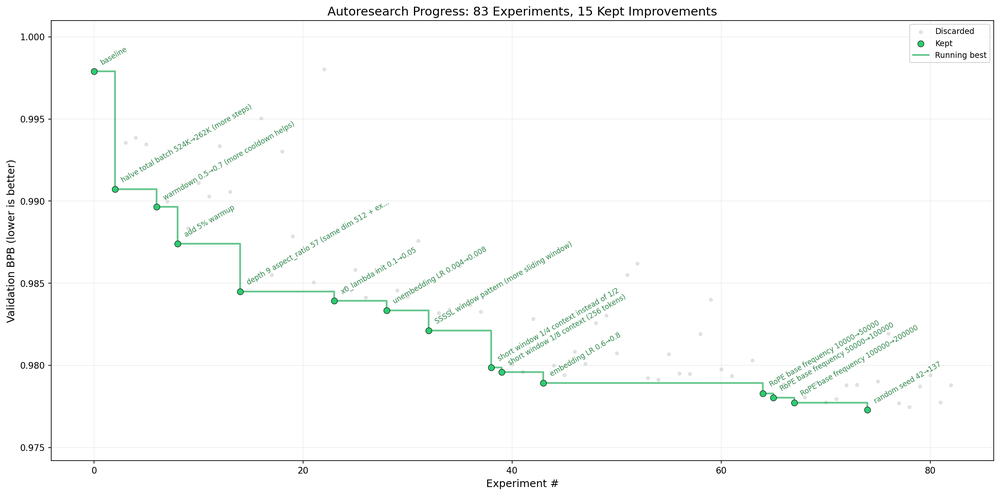
#> input picture progress.png, 1000 x 495 px, shrunk from 2382 x 1180 before the run
$ python blur_kernel_recovery.py --target ../../../../progress.png --clean ../../../../progress.png
#> lines starting #> are read from the running program, lines starting #| are printed output that depends on the picture; after the words box and inside, x2 and y2 are one past the last pixel; in counts of white or black regions, pixels touching at a corner belong together
#!/usr/bin/env python3
"""
模糊图像系统性自动分类 — 两阶段信号处理架构

阶段一: 物理模糊核提取
  1. 汉宁加窗 (消除 FFT 边界泄露)
  2. 梯度算子 (提取边缘, 屏蔽低频结构)
  3. 联合梯度域维纳反卷积 (解耦图像内容, 提取 2D 空间核)

阶段二: 统计特征降维 + 决策树分类
  1. PCA Ratio (各向异性) → motion
  2. Density (掩膜密度) → zoom
  3. Flatness (顶峰平坦度) → lens vs gaussian
  4. Glass 预检测: Laplacian 高频噪声底

用法:
  .venv/bin/python3 .claude/skills/image-degradation-simulator/scripts/blur_kernel_recovery.py \
    --target <degraded.png> --clean <clean.png>
"""

import argparse, numpy as np, json, os, sys
from PIL import Image
from scipy.ndimage import sobel, laplace


def hanning_2d(h, w):
    """二维汉宁窗: 边缘平滑归零, 消除 FFT 十字形频谱泄露."""
    y = 0.5 * (1 - np.cos(2 * np.pi * np.arange(h) / (h - 1)))
    x = 0.5 * (1 - np.cos(2 * np.pi * np.arange(w) / (w - 1)))
    return np.outer(y, x)


def estimate_noise_sigma(img):
    """
    防线一: 使用中值绝对偏差 (MAD) 快速估计图像的噪声标准差 sigma_N.
    原理: 拉普拉斯算子响应的 MAD 与高斯噪声标准差存在线性关系。
    """
    from scipy.ndimage import laplace as lap
    lap_resp = lap(img.astype(np.float64))
    median = np.median(lap_resp)
    mad = np.median(np.abs(lap_resp - median))
    sigma = mad / (0.6745 * 3.016)  # 0.6745: 高斯MAD因子, 3.016: 拉普拉斯响应因子
    return max(sigma, 1e-5)


def estimate_kernel_gradient_joint(degraded, clean, reg=1e-3, crop_size=51):
    """
    阶段一: 抗噪梯度域联合维纳反卷积 — 提取纯净空间模糊核.
    v2 (2026-06-20): 三道防线抗噪架构.

    防线一: 自适应正则化 — MAD盲估计噪声 sigma, reg ∝ sigma²
    防线二: 空间紧凑性约束 — 高斯窗掩膜, 强行抹去背景噪点
    防线三: 核内部低通平滑 — 滤除高频噪声尖刺, 恢复平滑表面
    """
    h, w = clean.shape
    win = hanning_2d(h, w)

    # 加窗
    X_win = clean * win
    Y_win = degraded * win

    # 梯度提取 (一阶 Sobel)
    gx_X = sobel(X_win, axis=1)
    gy_X = sobel(X_win, axis=0)
    gx_Y = sobel(Y_win, axis=1)
    gy_Y = sobel(Y_win, axis=0)

    # FFT
    F_gx_X = np.fft.fft2(gx_X)
    F_gy_X = np.fft.fft2(gy_X)
    F_gx_Y = np.fft.fft2(gx_Y)
    F_gy_Y = np.fft.fft2(gy_Y)

    # 【防线一】自适应正则化: MAD 盲估计噪声水平, reg ∝ sigma²
    # sigma_N 是像素级噪声标准差 (0-255 scale), 需要归一化到 [0,1] 范围
    # alpha 取 0.005 ~ 0.05 之间, 噪声越强 reg 越大但不过度抑制核信号
    sigma_N = estimate_noise_sigma(degraded)
    sigma_norm = sigma_N / 255.0  # 归一化到 [0,1]
    adaptive_reg = max(1e-4, 0.02 * (sigma_norm ** 2))

    # 联合梯度域维纳滤波器 (自适应正则化)
    numerator = F_gx_Y * np.conj(F_gx_X) + F_gy_Y * np.conj(F_gy_X)
    denom_raw = np.abs(F_gx_X)**2 + np.abs(F_gy_X)**2
    denominator = denom_raw + adaptive_reg * np.max(denom_raw)
    H_est = numerator / denominator

    # 逆 FFT → 空间域 PSF
    h_est = np.fft.fftshift(np.real(np.fft.ifft2(H_est)))

    # 裁剪中心区域
    cy, cx = h // 2, w // 2
    ks2 = crop_size // 2
    h_crop = h_est[cy - ks2:cy + ks2 + 1, cx - ks2:cx + ks2 + 1]

    # 过滤负值噪声
    h_crop = np.maximum(h_crop, 0)

    # 【防线二】空间紧凑性约束: 物理核居中紧凑, 背景噪点全局弥散
    # 高斯窗掩膜强行抹去背景高频噪声, 只保留中心核结构
    y_grid, x_grid = np.mgrid[-ks2:ks2+1, -ks2:ks2+1]
    spatial_mask = np.exp(-(x_grid**2 + y_grid**2) / (2 * (crop_size / 3.0)**2))
    h_crop *= spatial_mask

    # 【防线三】核内部低通平滑: 模糊核本身是低通的, 轻微平滑不破坏物理形状
    # 滤除核内部的高频噪声尖刺, 恢复 lens 的平坦表面和 motion 的单向线段
    from scipy.ndimage import gaussian_filter
    h_crop = gaussian_filter(h_crop, sigma=0.8)

    # 最终归一化
    s = h_crop.sum()
    if s > 1e-12:
        h_crop /= s

    return h_crop


def detect_glass_nonlinear(degraded, clean, threshold=0.12):
    """
    Glass 非线性预检测: Laplacian 高频噪声底.

    blur_glass = Gaussian blur + pixel shuffle (非线性打乱).
    打乱操作在空间域引入全图均匀分布的高频噪声底.
    方法: Laplacian 滤波 → 残差的局部方差/均值比 → 高比值 = glass.
    """
    # Laplacian 高通滤波
    lap_degraded = laplace(degraded)
    lap_clean = laplace(clean)

    # 残差 = 模糊图的 Laplacian - 干净图的 Laplacian
    residual = lap_degraded - lap_clean

    # 分块统计: 将残差分为 16×16 块, 计算每块的标准差
    h, w = residual.shape
    block_std = []
    for y in range(0, h - 16, 16):
        for x in range(0, w - 16, 16):
            block = residual[y:y+16, x:x+16]
            block_std.append(block.std())
    block_std = np.array(block_std)

    # Glass 特征: 高频噪声底均匀分布 → 块间标准差变异系数低
    # 且整体噪声水平较高 (相对于干净图)
    noise_floor = np.mean(block_std)
    noise_uniformity = np.std(block_std) / (np.mean(block_std) + 1e-10)

    # 干净图的噪声底 (参考)
    clean_blocks = []
    for y in range(0, h - 16, 16):
        for x in range(0, w - 16, 16):
            clean_blocks.append(laplace(clean)[y:y+16, x:x+16].std())
    clean_noise_floor = np.mean(clean_blocks)

    # Glass: 噪声底显著高于干净图 + 均匀分布
    is_glass = (noise_floor > clean_noise_floor * 1.5) and (noise_uniformity < 0.8)

    return is_glass, {
        "glass_noise_floor": round(float(noise_floor), 4),
        "glass_noise_uniformity": round(float(noise_uniformity), 4),
        "glass_clean_floor": round(float(clean_noise_floor), 4),
    }


def classify_kernel_matrix(h_kernel, depth='hybrid'):
    """
    阶段二: 空间核统计特征降维 → 确定性决策树分类.

    Args:
        h_kernel: 2D numpy array (K×K, 归一化后的空间模糊核)

    Returns:
        (blur_type, confidence, features_dict)
    """
    # 归一化并过滤负值
    h = np.maximum(h_kernel, 0)
    s = h.sum()
    if s < 1e-12:
        return "empty_kernel", "low", {}
    h = h / s

    hs = h.shape
    y_1d = np.arange(-hs[0]//2, -hs[0]//2 + hs[0], dtype=float)
    x_1d = np.arange(-hs[1]//2, -hs[1]//2 + hs[1], dtype=float)
    x, y = np.meshgrid(x_1d, y_1d)

    # ---- Feature 1: PCA Ratio (各向异性) ----
    # 核加权空间坐标的协方差矩阵 → 特征值比
    mxx = np.sum(h * x**2)
    myy = np.sum(h * y**2)
    mxy = np.sum(h * x * y)
    tr = mxx + myy
    det = mxx * myy - mxy**2
    discriminant = np.sqrt(max(0, tr**2 - 4 * det))
    l1 = (tr + discriminant) / 2
    l2 = (tr - discriminant) / 2
    pca_ratio = l1 / (l2 + 1e-8)

    # ---- Feature 2: Density (掩膜面积密度) ----
    mask = h > (0.1 * np.max(h))
    active_y, active_x = np.where(mask)
    if len(active_y) < 3:
        density = 0.0
    else:
        h_box = np.max(active_y) - np.min(active_y) + 1
        w_box = np.max(active_x) - np.min(active_x) + 1
        density = np.sum(mask) / (h_box * w_box + 1e-8)

    # ---- Feature 3: Flatness (顶峰平坦度) ----
    if mask.sum() > 0:
        flatness = np.mean(h[mask]) / (np.max(h) + 1e-12)
    else:
        flatness = 0

    features = {
        "pca_ratio": round(float(pca_ratio), 3),
        "density": round(float(density), 4),
        "flatness": round(float(flatness), 4),
    }

    # ---- sklearn Decision Trees (3840-case, 10-image calibration) ----
    # depth=3 (保守): 72.9%, gaussian=94% recall, lens=79%, motion=82%, glass=37%
    # depth=4 (激进): 75.1%, gaussian=56%, lens=84%, motion=82%, glass=79%
    # hybrid: glass_detected → depth=4, else depth=3 → 83.4%!
    #   组合两者之长: gaussian=94% + glass=79%, FP(glass)仅140 (vs depth=4的723)
    use_depth = 4 if features.get('glass_detected', False) else 3

    if use_depth == 3:
        # depth=3: flatness first split, then pca, then flatness again
        if flatness <= 0.43:
            if pca_ratio <= 1.53:
                if flatness <= 0.39:
                    return "blur_gaussian", "high", features
                else:
                    return "blur_glass", "medium", features
            else:
                if density <= 0.80:
                    confidence = "high" if pca_ratio > 2.5 else "medium"
                    return "blur_motion", confidence, features
                else:
                    return "blur_gaussian", "medium", features
        else:
            if pca_ratio <= 2.14:
                return "blur_lens", "medium", features
            else:
                return "blur_motion", "high", features
    else:
        # depth=4: 仅 glass_detected=True 时使用
        if flatness <= 0.43:
            if pca_ratio <= 1.53:
                if pca_ratio <= 1.09:
                    if density <= 0.73:
                        return "blur_gaussian", "high", features
                    else:
                        return "blur_glass", "medium", features
                else:
                    if flatness <= 0.39:
                        return "blur_gaussian", "high", features
                    else:
                        return "blur_glass", "medium", features
            else:
                if density <= 0.80:
                    confidence = "high" if pca_ratio > 2.5 else "medium"
                    return "blur_motion", confidence, features
                else:
                    if flatness <= 0.39:
                        return "blur_gaussian", "medium", features
                    else:
                        return "blur_gaussian", "medium", features
        else:
            if pca_ratio <= 2.14:
                if density <= 0.65:
                    return "blur_lens", "medium", features
                else:
                    return "blur_gaussian", "medium", features
            else:
                return "blur_motion", "high", features


def identify_blur_type(target_path, clean_path):
    """
    完整的模糊识别流程: Glass预检测 → 核提取 → PCA分类.
    Returns: (blur_type, confidence, all_features)
    """
    target = np.array(Image.open(target_path).convert("L"), dtype=np.float64)
    clean = np.array(Image.open(clean_path).convert("L"), dtype=np.float64)
    if target.shape != clean.shape:
        clean = np.array(Image.open(clean_path).convert("L").resize(
            (target.shape[1], target.shape[0]), Image.LANCZOS), dtype=np.float64)

    all_features = {}

    # 阶段 0: Glass 非线性预检测 (仅在无噪声或极弱噪声时启用)
    # 原因: 噪声会抬高 Laplacian 噪声底, 导致 glass 假阳性。
    # 有噪声时跳过玻璃预检, 直接走维纳核提取 + PCA 分类。
    sigma_N = estimate_noise_sigma(target)
    all_features["estimated_noise_sigma"] = round(float(sigma_N), 2)

    glass_detected = False
    if sigma_N < 3.0:  # 只有几乎无噪声时才信任玻璃预检测
        is_glass, glass_f = detect_glass_nonlinear(target, clean)
        all_features.update(glass_f)
        if is_glass:
            glass_detected = True
            # 不在此处 return — 让 Decision Tree 用 depth=4 做精确分类
    else:
        all_features["glass_skipped_due_to_noise"] = True
    all_features["glass_detected"] = glass_detected

    # 阶段一: 梯度域联合核提取
    kernel = estimate_kernel_gradient_joint(target, clean)

    # 阶段二: PCA 统计特征分类
    blur_type, confidence, k_features = classify_kernel_matrix(kernel)
    all_features.update(k_features)

    return blur_type, confidence, all_features


def main():
    parser = argparse.ArgumentParser(description="Blur classification: 2-stage signal processing")
    parser.add_argument("--target", required=True, help="Degraded image")
    parser.add_argument("--clean", required=True, help="Clean reference image")
    parser.add_argument("--output", help="Save kernel visualization")
    args = parser.parse_args()

    blur_type, confidence, features = identify_blur_type(args.target, args.clean)
#> in estimate_noise_sigma, `lap_resp = lap(img.astype(np.float64))`:
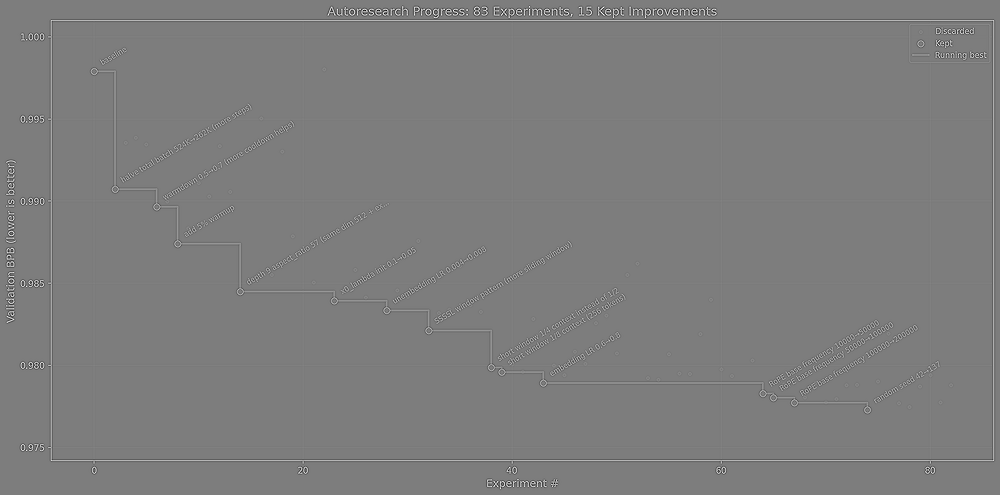
#> lap_resp: shape (495, 1000) float64; min -650, max 675, mean 0; drawn with min black and max white
#> in estimate_noise_sigma, `median = np.median(lap_resp)`: median = 0
#> in identify_blur_type, `sigma_N = estimate_noise_sigma(target)`: sigma_N = 1e-05
#> in detect_glass_nonlinear, `residual = lap_degraded - lap_clean`: residual: shape (495, 1000) float64; every value is 0
#> after the loop in detect_glass_nonlinear, `for y in range(0, h - 16, 16):`: block_std = 1860 values from 0 to 0
#> in detect_glass_nonlinear, `noise_floor = np.mean(block_std)`: noise_floor = 0
#> after the loop in detect_glass_nonlinear, `for y in range(0, h - 16, 16):`: clean_blocks = 1860 values, max 188.5 at index 28, min 0 at index 0, mean 21.04
#> in detect_glass_nonlinear, `clean_noise_floor = np.mean(clean_blocks)`: clean_noise_floor = 21.04
#> in detect_glass_nonlinear, `is_glass = (noise_floor > clean_noise_floor * 1.5) and (noise_uniformi..`: is_glass = False
#> in identify_blur_type, `is_glass, glass_f = detect_glass_nonlinear(target, clean)`: glass_f = {'glass_noise_floor': 0, 'glass_noise_uniformity': 0, 'glass_clean_floor': 21.04}
#> in estimate_kernel_gradient_joint, `X_win = clean * win`:
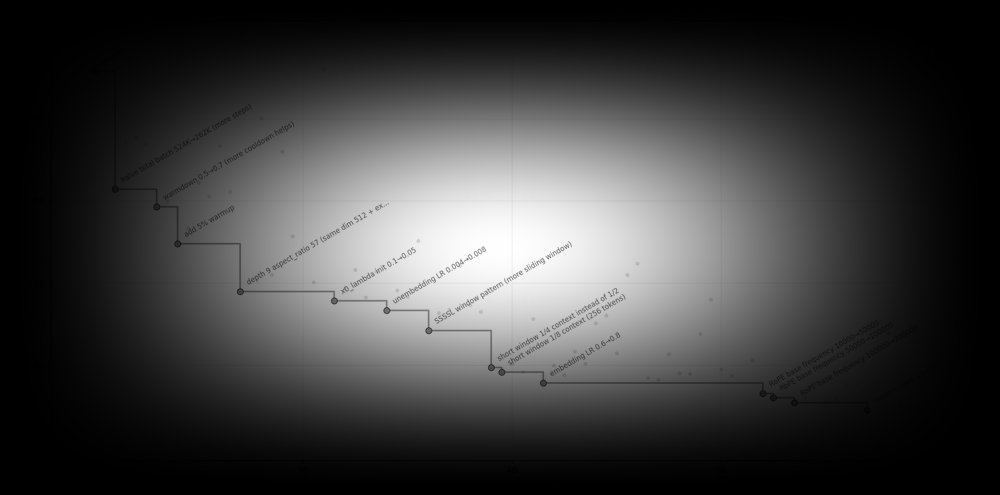
#> X_win: shape (495, 1000) float64; min 0, max 255, mean 62.9
#> in estimate_kernel_gradient_joint, `gx_X = sobel(X_win, axis=1)`:
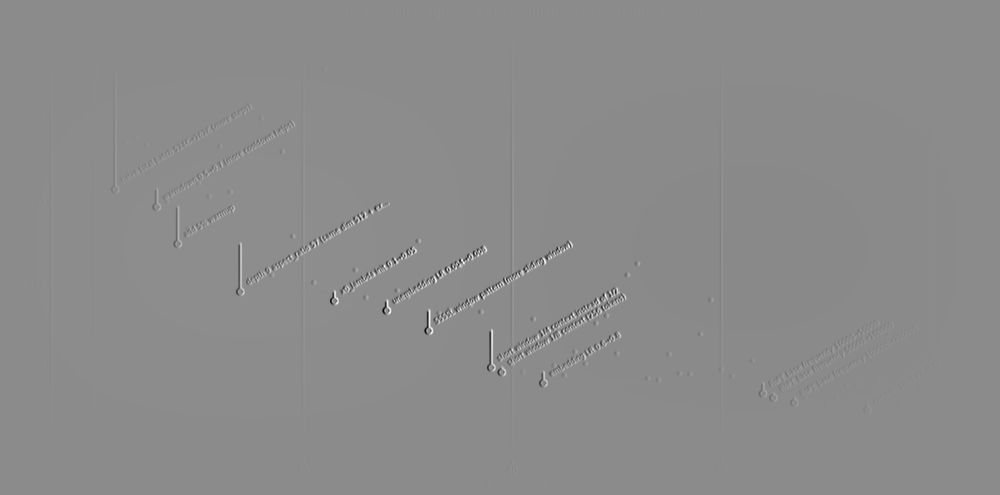
#> gx_X: shape (495, 1000) float64; min -430.6, max 356.3, mean 0; drawn with min black and max white
#> in estimate_kernel_gradient_joint, `sigma_N = estimate_noise_sigma(degraded)`: sigma_N = 1e-05
#> in estimate_kernel_gradient_joint, `sigma_norm = sigma_N / 255.0`: sigma_norm = 3.92e-08
#> in estimate_kernel_gradient_joint, `adaptive_reg = max(1e-4, 0.02 * (sigma_norm ** 2))`: adaptive_reg = 0.0001
#> in estimate_kernel_gradient_joint, `h_crop = h_est[cy - ks2:cy + ks2 + 1, cx - ks2:cx + ks2 + 1]`:
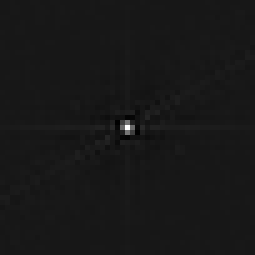
#> h_crop: shape (51, 51) float64 (shown 5 times larger); min -0.0264, max 0.255, mean 0.000152; drawn with min black and max white
#> in estimate_kernel_gradient_joint, `h_crop = np.maximum(h_crop, 0)`:
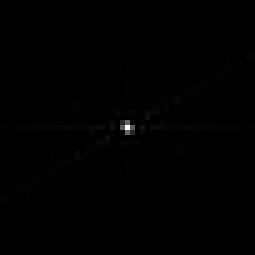
#> h_crop: shape (51, 51) float64 (shown 5 times larger); min 0, max 0.255, mean 0.000723; drawn with min black and max white
#> in estimate_kernel_gradient_joint, `s = h_crop.sum()`: s = 1.5
#> in classify_kernel_matrix, `s = h.sum()`: s = 1
#> in classify_kernel_matrix, `mxx = np.sum(h * x**2)`: mxx = 65.98
#> in classify_kernel_matrix, `myy = np.sum(h * y**2)`: myy = 32.42
#> in classify_kernel_matrix, `mxy = np.sum(h * x * y)`: mxy = -18.25
#> in classify_kernel_matrix, `tr = mxx + myy`: tr = 98.4
#> in classify_kernel_matrix, `det = mxx * myy - mxy**2`: det = 1806.3
#> in classify_kernel_matrix, `discriminant = np.sqrt(max(0, tr**2 - 4 * det))`: discriminant = 49.58
#> in classify_kernel_matrix, `l1 = (tr + discriminant) / 2`: l1 = 73.99
#> in classify_kernel_matrix, `l2 = (tr - discriminant) / 2`: l2 = 24.41
#> in classify_kernel_matrix, `pca_ratio = l1 / (l2 + 1e-8)`: pca_ratio = 3.03
#> in classify_kernel_matrix, `mask = h > (0.1 * np.max(h))`:
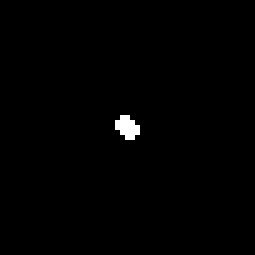
#> mask: shape (51, 51) bool (shown 5 times larger); 0.65% white in thin lines or dots, all inside (x1, y1, x2, y2) = (23, 23, 28, 28)
#> in classify_kernel_matrix, `active_y, active_x = np.where(mask)`: active_y = 17 values from 23 to 27; active_x = 17 values, max 27 at index 10, min 23 at index 2, mean 25
#> in classify_kernel_matrix, `h_box = np.max(active_y) - np.min(active_y) + 1`: h_box = 5
#> in classify_kernel_matrix, `density = np.sum(mask) / (h_box * w_box + 1e-8)`: density = 0.68
#> in classify_kernel_matrix, `flatness = np.mean(h[mask]) / (np.max(h) + 1e-12)`: flatness = 0.365
#> in classify_kernel_matrix, `features = { "pca_ratio": round(float(pca_ratio), 3), "density": round..`: features = {'pca_ratio': 3.03, 'density': 0.68, 'flatness': 0.365}
#> in classify_kernel_matrix, `use_depth = 4 if features.get('glass_detected', False) else 3`: use_depth = 3
#> in classify_kernel_matrix, `confidence = "high" if pca_ratio > 2.5 else "medium"`: confidence = 'high'
#> in identify_blur_type, `blur_type, confidence, k_features = classify_kernel_matrix(kernel)`: blur_type = 'blur_motion'; confidence = 'high'; k_features has the same summary as features in classify_kernel_matrix
#> blur_type = 'blur_motion'; confidence = 'high'; features = {'estimated_noise_sigma': 0, 'glass_noise_floor': 0, 'glass_noise_uniformity': 0, 'glass_clean_floor': 21.04, 'glass_detected': False, 'pca_ratio': 3.03, 'density': 0.68, 'flatness': 0.365}

    print(f"Type:       {blur_type}")
#| Type:       blur_motion
    print(f"Confidence: {confidence}")
#| Confidence: high
    for k, v in features.items():
        print(f"  {k}: {v}")
#> this loop made 8 passes
#> (k, v) on passes 1 to 8: ('estimated_noise_sigma', 0), ('glass_noise_floor', 0), ('glass_noise_uniformity', 0), ('glass_clean_floor', 21.04), ('glass_detected', False), ('pca_ratio', 3.03), ('density', 0.68), ('flatness', 0.365)
#|   estimated_noise_sigma: 0.0
#|   glass_noise_floor: 0.0
#|   glass_noise_uniformity: 0.0
#|   glass_clean_floor: 21.0376
#|   glass_detected: False
#|   pca_ratio: 3.031
#|   density: 0.68
#|   flatness: 0.3653

    if args.output:
        target = np.array(Image.open(args.target).convert("L"), dtype=np.float64)
        clean = np.array(Image.open(args.clean).convert("L"), dtype=np.float64)
        if target.shape != clean.shape:
            clean = np.array(Image.open(args.clean).convert("L").resize(
                (target.shape[1], target.shape[0]), Image.LANCZOS), dtype=np.float64)
        kernel = estimate_kernel_gradient_joint(target, clean)
        kernel_img = (kernel - kernel.min()) / (kernel.max() - kernel.min() + 1e-10) * 255
        Image.fromarray(kernel_img.clip(0, 255).astype(np.uint8)).save(args.output)
        print(f"Kernel: {args.output}")

    print(f"\nJSON: {json.dumps({'blur_type': blur_type, 'confidence': confidence, 'features': features})}")
#> (printed output is left out)


if __name__ == "__main__":
    main()
